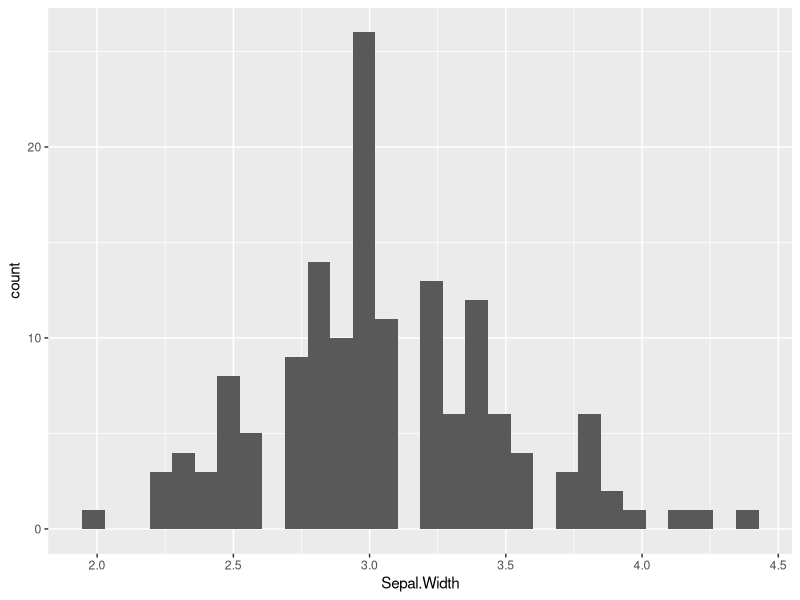

Here is the R script that generated this plot:
## ---- chunk 1
knitr::opts_chunk$set(echo = TRUE)
library(tidyverse)
## ---- chunk 2
ggplot(iris, aes(x = Sepal.Width)) +
  geom_histogram() -> practice_plot
ggsave("practice_plot.png", practice_plot)

## ---- chunk 3

